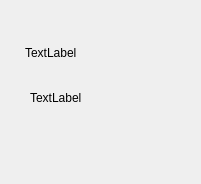
<?xml version="1.0" encoding="UTF-8"?>
<ui version="4.0">
 <class>QTimeWidget</class>
 <widget class="QWidget" name="QTimeWidget">
  <property name="geometry">
   <rect>
    <x>0</x>
    <y>0</y>
    <width>201</width>
    <height>184</height>
   </rect>
  </property>
  <property name="windowTitle">
   <string>QTimeWidget</string>
  </property>
  <widget class="QLabel" name="label">
   <property name="geometry">
    <rect>
     <x>25</x>
     <y>40</y>
     <width>141</width>
     <height>26</height>
    </rect>
   </property>
   <property name="text">
    <string>TextLabel</string>
   </property>
  </widget>
  <widget class="QLabel" name="label_2">
   <property name="geometry">
    <rect>
     <x>30</x>
     <y>90</y>
     <width>146</width>
     <height>16</height>
    </rect>
   </property>
   <property name="text">
    <string>TextLabel</string>
   </property>
  </widget>
 </widget>
 <layoutdefault spacing="6" margin="11"/>
 <resources/>
 <connections/>
</ui>
